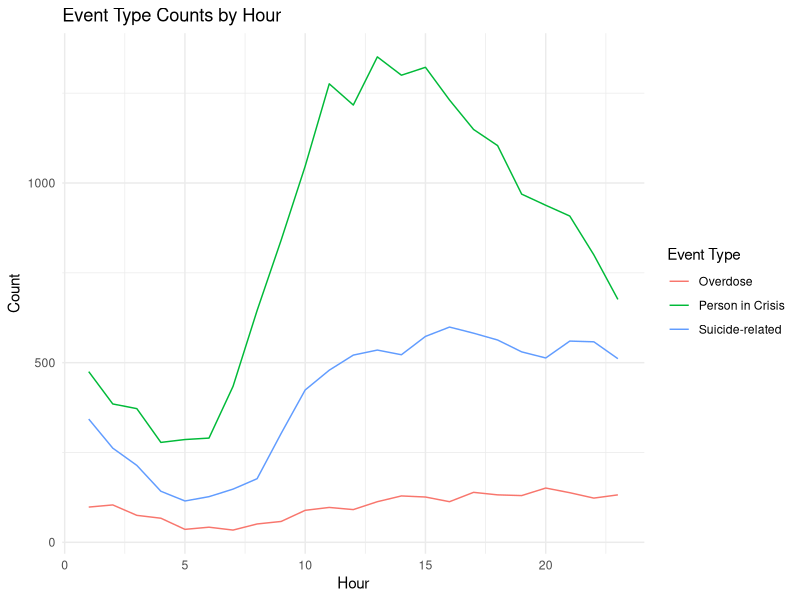
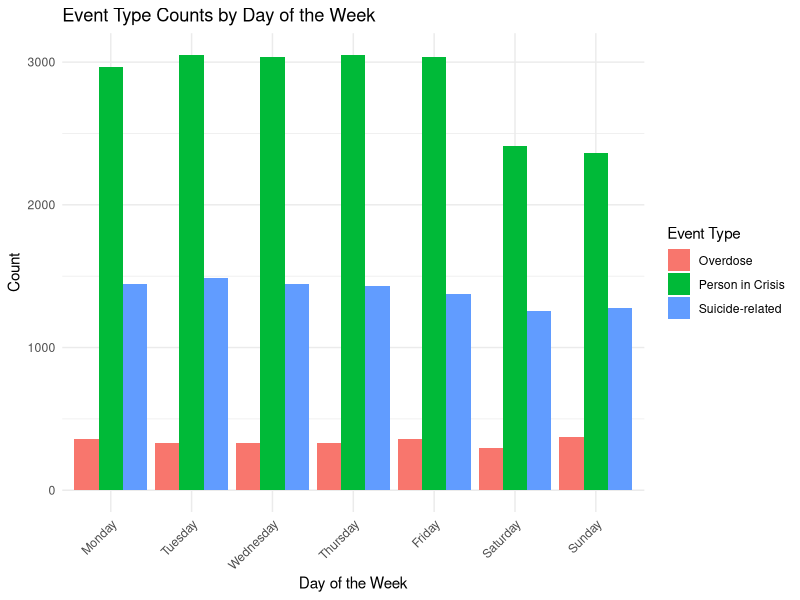
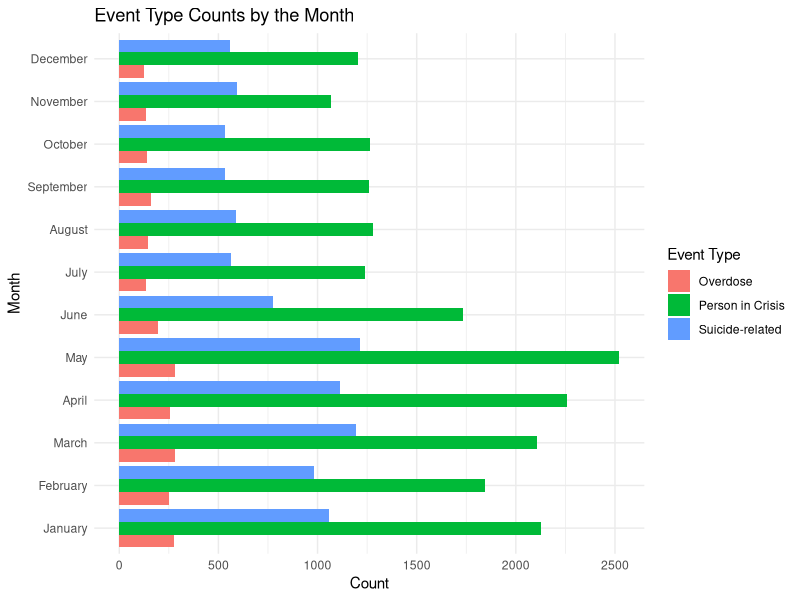
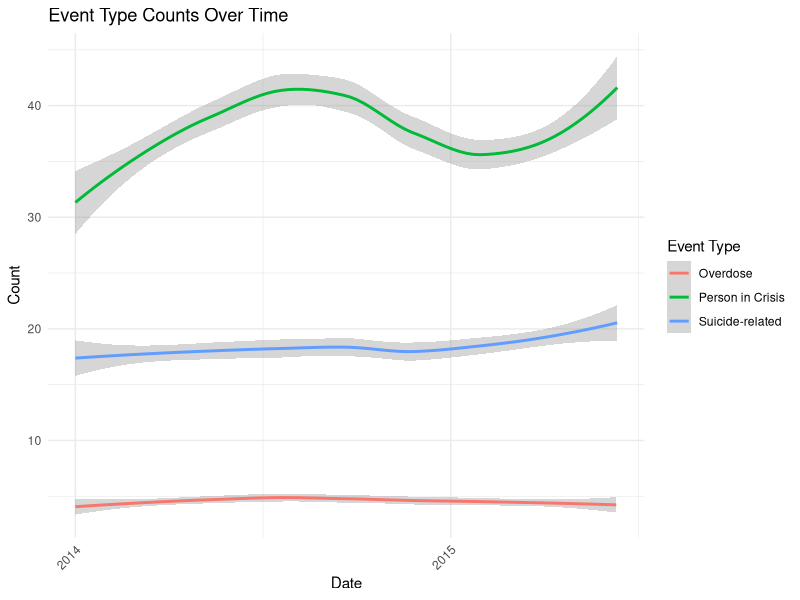
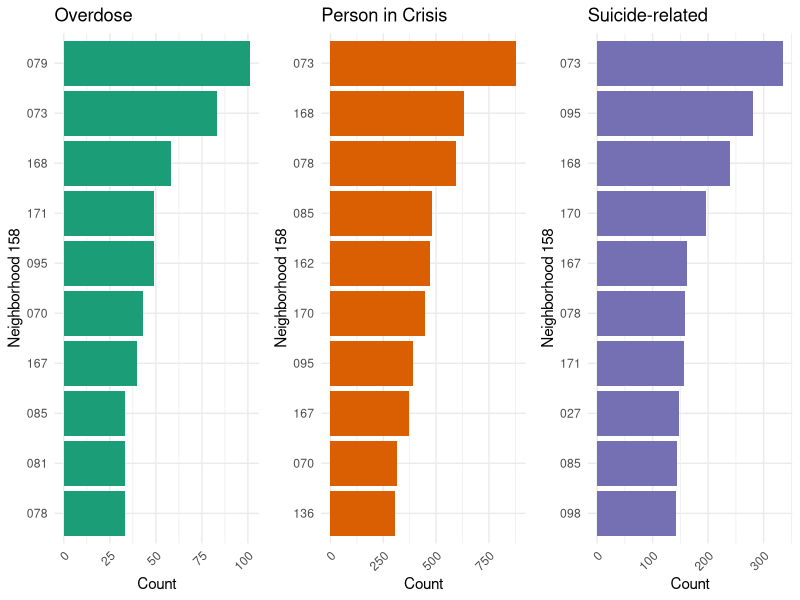

These figures' R source, in order:
## ---- chunk 1
#| include: false
#| warning: false
#| message: false

library(tidyverse)
library(ggplot2)
library(gridExtra)
library(cowplot)
library(knitr)
## ---- chunk 2
#| include: false
#| warning: false
#| message: false
data <- read.csv("../data/analysis_data/piccfsa.csv")

# Factor day of week and month for correct ordering
data$event_dow <- factor(data$event_dow, 
                         levels = c("Monday", "Tuesday", "Wednesday", "Thursday", "Friday", "Saturday", "Sunday"))

month_levels <- c("January", "February", "March", "April", "May", "June",
                  "July", "August", "September", "October", "November", "December")

data$event_month <- factor(data$event_month, levels = month_levels)
## ---- chunk 3
#| label: tbl-summary
#| echo: false
#| warning: false
#| message: false
summary_stats <- data %>%
  group_by(event_type) %>%
  summarise(
    total_count = sum(n())
  ) %>%
  ungroup() %>% 
  rename("Event Type" = event_type, "Total Count" = total_count)

kable(summary_stats, caption = "Summary Statistics of Crisis Events", align = 'l', booktabs = TRUE)
## ---- chunk 4
#| label: fig-hour
#| fig-cap: Event Type Counts by Hour of the Day
#| echo: false
#| warning: false
#| message: false
df_summarized <- data %>%
  group_by(event_hour, event_type) %>%
  summarise(count = n()) %>%
  ungroup()

# Create the line plot
ggplot(df_summarized, aes(x = event_hour, y = count, color = event_type, group = event_type)) + 
  geom_line() + 
  labs(title = "Event Type Counts by Hour", 
       x = "Hour", 
       y = "Count", 
       color = "Event Type") +
  theme_minimal()
## ---- chunk 5
#| label: fig-dow
#| fig-cap: Event Type Counts by Day of the Week
#| echo: false
#| warning: false
#| message: false

ggplot(data, aes(x = event_dow, fill = event_type)) + 
  geom_bar(position = "dodge") + 
  labs(title = "Event Type Counts by Day of the Week", 
       x = "Day of the Week", 
       y = "Count",
       fill = "Event Type") +
  theme_minimal() +
  theme(axis.text.x = element_text(angle = 45, hjust = 1))
  
## ---- chunk 6
#| label: fig-month
#| fig-cap: Event Type Counts by the Month
#| echo: false
#| warning: false
#| message: false
ggplot(data, aes(x = event_month, fill = event_type)) + 
  geom_bar(position = "dodge") + 
  labs(title = "Event Type Counts by the Month", 
       x = "Month", 
       y = "Count",
       fill = "Event Type") +
  theme_minimal() +
  coord_flip()
## ---- chunk 7
#| label: fig-date
#| fig-cap: Event Type Counts Over Time
#| echo: false
#| warning: false
#| message: false
df_summarized <- data %>%
  group_by(event_date, event_type) %>%
  summarise(count = n()) %>%
  ungroup()

df_summarized$event_date <- as.Date(df_summarized$event_date, format = "%Y-%m-%d")

ggplot(df_summarized, aes(x = event_date, y = count, color = event_type, group = event_type)) + 
  geom_smooth() + 
  labs(title = "Event Type Counts Over Time", 
       x = "Date", 
       y = "Count", 
       color = "Event Type") +
  scale_x_date(date_breaks = "1 year", date_labels = "%Y",
               limits = as.Date(c(min(df_summarized$event_date), max(df_summarized$event_date)))) +
  theme_minimal() +
  theme(axis.text.x = element_text(angle = 45, hjust = 1))
## ---- chunk 8
#| label: fig-hood
#| fig-cap: Event Counts in Neighbourhood by Event Type
#| echo: false
#| warning: false
#| message: false
# Step 1: Summarize the data by counting occurrences of each event_type
df_summarized <- data %>%
  group_by(hood_158, event_type) %>%
  summarise(count = n()) %>%
  ungroup()

# Step 2: Split the summarized data into separate data frames for each event_type
event_types <- unique(df_summarized$event_type)

# Create a list to hold the top 10 data frames and plots
df_list <- list()
plot_list <- list()
hood_list <- c()

# Define colors for each event type
event_colors <- c("Overdose" = "#1B9E77",      # Deep green
                  "Person in Crisis" = "#D95F02",  # Muted orange
                  "Suicide-related" = "#7570B3")   # Slate blue

for (event in event_types) {
  # Filter the top 10 neighborhoods for the current event type
  df_top10 <- df_summarized %>%
    filter(event_type == event) %>%
    arrange(desc(count)) %>%
    head(10)
  
  # Save the data frame to the list
  df_list[[event]] <- df_top10
  hood_list <- c(hood_list, df_top10$hood_158)
  
  # Step 3: Create a bar plot with a consistent color for each event type
  plot <- ggplot(df_top10, aes(x = reorder(hood_158, count), y = count)) + 
    geom_bar(stat = "identity", fill = event_colors[event]) +  # Set a fixed color for the bars
    labs(title = event, 
         x = "Neighborhood 158", 
         y = "Count") +
    theme_minimal() +
    theme(axis.text.x = element_text(angle = 45, hjust = 1)) +
    coord_flip()
  
  # Save the plot to the list
  plot_list[[event]] <- plot
}

# Step 4: Combine the individual plots using cowplot
combined_plot <- cowplot::plot_grid(plotlist = plot_list, ncol = 3)

# Step 5: Display the combined plot
print(combined_plot)
## ---- chunk 9
#| label: tbl-hood
#| echo: false
#| warning: false
#| message: false
# Step: Get a look-up table
hood_set <- unique(hood_list)
neighborhood_table <- data %>%
  select(hood_158, neighbourhood_158) %>%
  distinct() %>%
  filter(hood_158 %in% hood_set) %>%
  arrange(hood_158) %>%
  rename("hood number" = hood_158,  
         "hood name" = neighbourhood_158)

kable(neighborhood_table, caption = "Hood Number and Name Reference", 
             booktabs = TRUE, align = 'l', label = "tab-hood")
